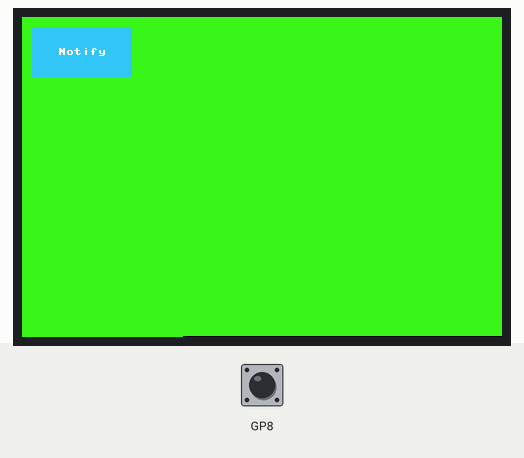
Recording of a program running on a simulated Raspberry Pi Pico running MicroPython. Shown: 480×320 colour display. Inputs (shaded band) come from the test bench; at power-on: GP8 HIGH.

Above: at 3.6 s.

The program:

lcd_slack.py
```python
from lcd_lib import lcd_st7796, draw_button, hex_to_rgb565
import time
import requests
import machine


WEBHOOK_URL = "<YOUR_SLACK_WEBHOOK_URL>"
HORIZONTAL = True
REVERSE = False
BUTTON = (10, 10, 100, 50)


lcd = lcd_st7796(horizontal=HORIZONTAL, reverse=REVERSE)
lcd.clear_display()

draw_button(lcd, BUTTON, hex_to_rgb565("#36C5F0"), "Notify", 0xFFFF)


def slack_notify():
    rtc = machine.RTC()
    datetime = rtc.datetime()
    t = f"{datetime[0]}-{datetime[1]:02d}-{datetime[2]:02d} {datetime[4]:02d}:{datetime[5]:02d}:{datetime[6]:02d}"

    response = requests.post(
        WEBHOOK_URL,
        json={"text": f"From Raspberry Pi Pico ({t})"},
        timeout=60,
    )
    print("Status code:", +response.status_code)
    print(response.text)


while True:
    for x, y in lcd.get_touch_xy():
        bx, by, bw, bh = BUTTON
        if (bx <= x < bx + bw) and (by <= y < by + bh):
            print("Slack notify")
            slack_notify()
            time.sleep(1)
            lcd.clear_touch()
            break
    time.sleep_ms(10)
```

lcd_lib.py
```python
from machine import Pin, SPI, I2C
import framebuf
import time

LCD_WIDTH = 320
LCD_HEIGHT = 480

I2C_SDA = 6
I2C_SDL = 7
I2C_IRQ = 8
I2C_RST = 5

LCD_DC = 14
LCD_CS = 9
SCK = 10
MOSI = 11
MISO = 12
LCD_RST = 13
LCD_BL = 15


class touch_ft6336u:
    def __init__(
        self,
        device_addr=0x38,
        mode=0,
        i2c_num=1,
        i2c_sda=I2C_SDA,
        i2c_scl=I2C_SDL,
        irq_pin=I2C_IRQ,
        rst_pin=I2C_RST,
        max_touch=5,
    ):
        self.bus = I2C(
    id=i2c_num,
    scl=Pin(i2c_scl, Pin.OPEN_DRAIN, Pin.PULL_UP),
    sda=Pin(i2c_sda, Pin.OPEN_DRAIN, Pin.PULL_UP),
    freq=400_000
)
        self.device_addr = device_addr
        self.int = Pin(irq_pin, Pin.IN, Pin.PULL_UP)
        self.rst = Pin(rst_pin, Pin.OUT)

        self.max_touch = max_touch
        self.coordinates = []
        self.reset()
        self.read_flag = True

        self.int.irq(handler=self.int_cb, trigger=Pin.IRQ_FALLING)

    def int_cb(self, pin):
        self.read_touch_data()

    def reset(self):
        self.rst(1)
        time.sleep(0.2)
        self.rst(0)
        time.sleep(0.2)
        self.rst(1)
        time.sleep(0.2)

    def read_bytes(self, reg_addr, length):
        try:
            self.bus.writeto(int(self.device_addr), bytes([reg_addr]))
            rec = self.bus.readfrom(int(self.device_addr), length)
            return rec
        except Exception as e:
            print(f"Error reading bytes: {e}")
            return None

    def clear(self):
        self.coordinates = []

    def read_touch_data(self):
        TOUCH_NUM_REG = 0x02
        TOUCH_XY_REG = 0x03
        buf = self.read_bytes(TOUCH_NUM_REG, 1)
        if buf is not None and buf[0] != 0:
            point_count = buf[0]
            start = 0
            if point_count > self.max_touch:
                self.clear()
                start = point_count - self.max_touch
            elif (overfow := len(self.coordinates) + point_count - self.max_touch) > 0:
                self.coordinates = self.coordinates[overfow:]

            buf = self.read_bytes(TOUCH_XY_REG, 6 * point_count)
            if buf is not None:
                for i in range(start, point_count):
                    self.coordinates.append(
                        (
                            ((buf[(i * 6) + 0] & 0x0F) << 8) + (buf[(i * 6) + 1]),
                            ((buf[(i * 6) + 2] & 0x0F) << 8) + (buf[(i * 6) + 3]),
                        )
                    )

    def get_touch_xy(self):
        coordinates = self.coordinates
        self.clear()
        return coordinates


class lcd_st7796:
    def __init__(self, horizontal=True, reverse=False):
        self.horizontal = horizontal
        self.reverse = reverse

        if self.horizontal:
            self.width = LCD_HEIGHT
            self.height = LCD_WIDTH
        else:
            self.width = LCD_WIDTH
            self.height = LCD_HEIGHT

        self.cs = Pin(LCD_CS, Pin.OUT, Pin.PULL_UP)
        self.rst = Pin(LCD_RST, Pin.OUT)
        self.bl = Pin(LCD_BL, Pin.OUT)
        self.bl(1)
        self.cs(1)
        self.bus = SPI(
    1,
    1_000_000,
    polarity=0,
    phase=0,
    sck=Pin(SCK),
    mosi=Pin(MOSI),
    miso=Pin(MISO, Pin.IN, Pin.PULL_UP)
)
        self.dc = Pin(LCD_DC, Pin.OUT)
        self.dc(1)
        self.lcd_init()

        self.touch = touch_ft6336u()

        # Create a larger framebuffer for text rendering (480x32 pixels)
        self.text_buf = bytearray(480 * 32 * 2)  # 480x32 pixels, 2 bytes per pixel
        self.text_fb = framebuf.FrameBuffer(self.text_buf, 480, 32, framebuf.RGB565)

    def clear_display(
        self, color=0xA33F, init_color0=0x00FF, init_color1=0xF00F, sleep=1
    ):
        #self.lcd_fill(init_color0)
        #time.sleep(sleep)
        #self.lcd_fill(init_color1)
        #time.sleep(sleep)
        #self.lcd_fill(init_color0)
        #time.sleep(sleep)
        self.lcd_fill(color)

    def write_cmd(self, cmd):
        self.dc(0)
        self.cs(0)
        self.bus.write(bytearray([cmd]))

    def write_data(self, buf):
        self.dc(1)
        self.cs(0)
        self.bus.write(bytearray([buf]))
        self.cs(1)

    def lcd_init(self):
        self.rst(0)
        time.sleep_ms(100)
        self.rst(1)
        time.sleep_ms(10)

        self.write_cmd(0x11)

        time.sleep_ms(120)

        self.write_cmd(0x36)
        if self.reverse:
            if self.horizontal:
                self.write_data(0x28)
            else:
                self.write_data(0x88)
        else:
            if self.horizontal:
                self.write_data(0xE8)
            else:
                self.write_data(0x48)

        self.write_cmd(0x3A)
        self.write_data(0x05)

        self.write_cmd(0xF0)
        self.write_data(0xC3)

        self.write_cmd(0xF0)
        self.write_data(0x96)

        self.write_cmd(0xB4)
        self.write_data(0x01)

        self.write_cmd(0xB7)
        self.write_data(0xC6)

        self.write_cmd(0xC0)
        self.write_data(0x80)
        self.write_data(0x45)

        self.write_cmd(0xC1)
        self.write_data(0x13)

        self.write_cmd(0xC2)
        self.write_data(0xA7)

        self.write_cmd(0xC5)
        self.write_data(0x0A)

        self.write_cmd(0xE8)
        self.write_data(0x40)
        self.write_data(0x8A)
        self.write_data(0x00)
        self.write_data(0x00)
        self.write_data(0x29)
        self.write_data(0x19)
        self.write_data(0xA5)
        self.write_data(0x33)

        self.write_cmd(0xE0)
        self.write_data(0xD0)
        self.write_data(0x08)
        self.write_data(0x0F)
        self.write_data(0x06)
        self.write_data(0x06)
        self.write_data(0x33)
        self.write_data(0x30)
        self.write_data(0x33)
        self.write_data(0x47)
        self.write_data(0x17)
        self.write_data(0x13)
        self.write_data(0x13)
        self.write_data(0x2B)
        self.write_data(0x31)

        self.write_cmd(0xE1)
        self.write_data(0xD0)
        self.write_data(0x0A)
        self.write_data(0x11)
        self.write_data(0x0B)
        self.write_data(0x09)
        self.write_data(0x07)
        self.write_data(0x2F)
        self.write_data(0x33)
        self.write_data(0x47)
        self.write_data(0x38)
        self.write_data(0x15)
        self.write_data(0x16)
        self.write_data(0x2C)
        self.write_data(0x32)

        self.write_cmd(0xF0)
        self.write_data(0x3C)

        self.write_cmd(0xF0)
        self.write_data(0x69)

        time.sleep_ms(120)

        self.write_cmd(0x21)

        self.write_cmd(0x29)

    def set_windows(self, Xstart, Ystart, Xend, Yend):
        self.write_cmd(0x2A)
        self.write_data(Xstart >> 8)
        self.write_data(Xstart)
        self.write_data((Xend - 0) >> 8)
        self.write_data(Xend - 0)

        self.write_cmd(0x2B)
        self.write_data((Ystart) >> 8)
        self.write_data(Ystart)
        self.write_data(((Yend) - 0) >> 8)
        self.write_data((Yend) - 0)
        self.write_cmd(0x2C)

    def draw_point(self, x, y, color):
        self.set_windows(x, y, x, y)
        self.dc(1)
        self.cs(0)
        self.bus.write(bytearray([color & 0xFF, color >> 8]))
        self.cs(1)

    def draw_square(self, x, y, s, color):
        x_start = x
        y_start = y
        x_end = x + s
        y_end = y + s

        self.set_windows(x_start, y_start, x_end, y_end)
        self.dc(1)
        self.cs(0)
        for i in range((s + 1) * (s + 1)):
            self.bus.write(bytearray([color & 0xFF, color >> 8]))
        self.cs(1)

    def lcd_fill(self, color):
        buffer = bytearray([color & 0xFF, color >> 8] * self.width)
        self.set_windows(0, 0, self.width, self.height)
        self.dc(1)
        self.cs(0)
        for i in range(self.height):
            self.bus.write(buffer)
        self.cs(1)

    def fix_xy(self, x, y):
        if self.reverse:
            if self.horizontal:
                x_touch = y
                y_touch = self.height - x
            else:
                x_touch = self.width - x
                y_touch = self.height - y
        else:
            if self.horizontal:
                x_touch = self.width - y
                y_touch = x
            else:
                x_touch = x
                y_touch = y
        return x_touch, y_touch

    def get_touch_xy(self):
        return [(self.fix_xy(x, y)) for x, y in self.touch.get_touch_xy()]

    def clear_touch(self):
        self.touch.clear()

    def draw_text(self, x, y, text, color, bg_color=0xFFFF):
        """Draw text at the specified position

        Args:
            x (int): X coordinate
            y (int): Y coordinate
            text (str): Text to draw
            color (int): Text color in RGB565 format
            bg_color (int): Background color in RGB565 format (default: white)
        """
        # Calculate text dimensions
        text_width = len(text) * 8
        text_height = 8

        # Clear the text buffer with specified background color
        self.text_fb.fill(bg_color)

        # Draw text in the buffer
        self.text_fb.text(text, 0, 0, color)

        # Create a smaller buffer for the actual text area
        text_area = bytearray(text_width * text_height * 2)
        for row in range(text_height):
            for col in range(text_width):
                pixel = self.text_buf[(row * 480 + col) * 2:(row * 480 + col) * 2 + 2]
                text_area[(row * text_width + col) * 2:(row * text_width + col) * 2 + 2] = pixel

        # Draw the buffer contents to the screen
        self.set_windows(x, y, x + text_width - 1, y + text_height - 1)
        self.dc(1)
        self.cs(0)
        self.bus.write(text_area)
        self.cs(1)

    def draw_centered_text(self, x, y, w, h, text, color, bg_color=0xFFFF):
        """Draw text centered in the specified rectangle

        Args:
            x (int): X coordinate of the rectangle
            y (int): Y coordinate of the rectangle
            w (int): Width of the rectangle
            h (int): Height of the rectangle
            text (str): Text to draw
            color (int): Text color in RGB565 format
            bg_color (int): Background color in RGB565 format (default: white)
        """
        text_width = len(text) * 8
        text_height = 8
        text_x = x + (w - text_width) // 2
        text_y = y + (h - text_height) // 2
        self.draw_text(text_x, text_y, text, color, bg_color)

    def fill_rectangle(self, x, y, w, h, color):
        """Fill a rectangle with the specified color

        Args:
            x (int): X coordinate
            y (int): Y coordinate
            w (int): Width
            h (int): Height
            color (int): Fill color in RGB565 format
        """
        self.set_windows(x, y, x + w - 1, y + h - 1)
        self.dc(1)
        self.cs(0)
        # Create a buffer for one row
        # Note: color is already in RGB565 format, so we need to maintain the byte order
        buf = bytearray([color & 0xFF, color >> 8] * w)
        # Write the buffer for each row
        for _ in range(h):
            self.bus.write(buf)
        self.cs(1)

def swap_bytes(color):
    # big endian to little endian
    return ((color & 0xFF) << 8) | ((color >> 8) & 0xFF)


def hex_to_rgb565(hex_color):
    if hex_color.startswith("#"):
        hex_color = hex_color[1:]

    r = int(hex_color[0:2], 16)
    g = int(hex_color[2:4], 16)
    b = int(hex_color[4:6], 16)

    return swap_bytes(((r >> 3) << 11) | ((g >> 2) << 5) | (b >> 3))


def rgb888_to_rgb565(r, g, b):
    return swap_bytes(((r & 0xF8) << 8) | ((g & 0xFC) << 3) | (b >> 3))


def update_button_text(lcd, button_rect, text, text_color, bg_color):
    """Update only the text part of a button without redrawing the background"""
    x, y, w, h = button_rect
    # Draw new text centered in the button without modifying the background
    lcd.draw_centered_text(x, y, w, h, text, text_color, bg_color)


def draw_button(lcd, button, bg_color, label="", text_color=0xFFFF):
    """Draw a button with text

    Args:
        lcd (lcd_st7796): LCD display instance
        button (tuple): Button dimensions (x, y, w, h)
        bg_color (int): Button background color in RGB565 format
        label (str): Button text
        text_color (int): Text color in RGB565 format (default: white)
    """
    x, y, w, h = button

    # Fill the rectangle with background color
    lcd.fill_rectangle(x, y, w, h, bg_color)

    # Then draw the text if any
    if label:
        lcd.draw_centered_text(x, y, w, h, label, text_color, bg_color)
```
